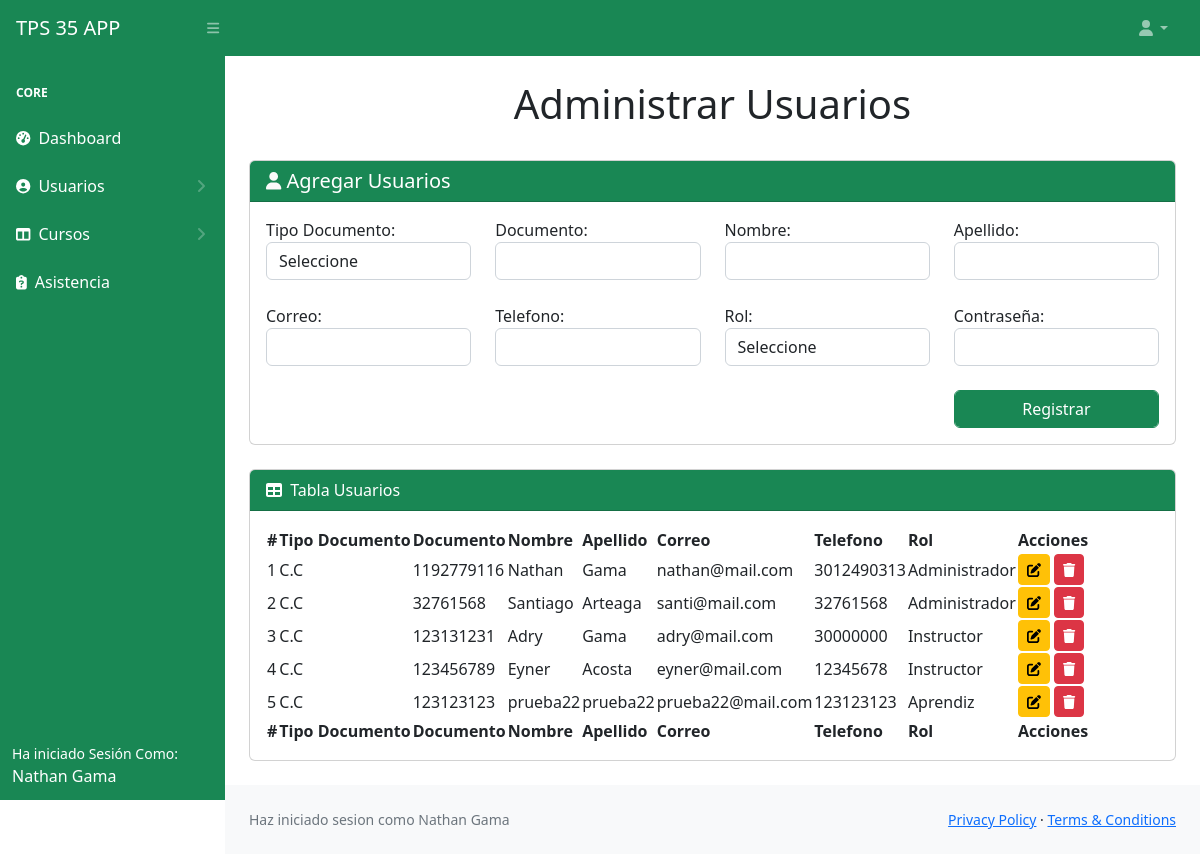
Page /administrador/administrar_usuarios.php (signed in) on the committed database.
### tables this page shows
CREATE TABLE `personas` (
  `id` int(11) NOT NULL,
  `tipo_documento` int(11) NOT NULL,
  `documento` bigint(20) NOT NULL,
  `nombre` varchar(30) NOT NULL,
  `apellido` varchar(30) NOT NULL,
  `correo` varchar(30) NOT NULL,
  `telefono` bigint(20) NOT NULL,
  `rol` int(11) NOT NULL,
  `pass` varchar(100) NOT NULL
);

CREATE TABLE `sub_items` (
  `id` int(11) NOT NULL,
  `id_items` int(11) NOT NULL,
  `descripcion` varchar(100) NOT NULL
);

### administrador/administrar_usuarios.php (the view, shortened to what this page needs)
<!DOCTYPE html>
<html lang="en">
<head>
    <link href="css/styles.css" rel="stylesheet" />
</head>
<body class="sb-nav-fixed">
    <?php
    include('comunes/navbar.php');
    include('./back/connection.php');
    ?>
    <div id="layoutSidenav">
        <div id="layoutSidenav_nav">
            <?php
            include('comunes/sidebar.php');
            ?>
        </div>
        <div id="layoutSidenav_content">
            <main>
                <div class="container-fluid px-4">
                    <h1 class="mt-4 text-center">Administrar Usuarios</h1>
                    <br>
                    <div class="card">
                        <h5 class="card-header bg-success text-white"><i class="fa-solid fa-user fa-sm" style="color: #fafafa;"></i>&nbsp;Agregar Usuarios</h5>
                        <div class="card-body">
                            <form action="./back/register_users.php" method="POST">
                                <div class="row">
                                    <div class="col-lg-3">
                                        <div class="form-group">
                                            <label for="">Tipo Documento:</label>
                                            <select class="form-control" name="tipo_documento">
                                                <option value="" hidden>Seleccione</option>
                                            </select>
                                        </div>
                                    </div>
                                    <div class="col-lg-3">
                                        <div class="form-group">
                                            <label for="">Documento:</label>
                                            <input type="number" class="form-control" name="documento">
                                        </div>
                                    </div>
                                    <div class="col-lg-3">
                                        <div class="form-group">
                                            <label for="">Nombre:</label>
                                            <input type="text" class="form-control" name="nombres">
                                        </div>
                                    </div>
                                    <div class="col-lg-3">
                                        <div class="form-group">
                                            <label for="">Apellido:</label>
                                            <input type="text" class="form-control" name="apellidos">
                                        </div>
                                    </div>
                                    <div class="col-lg-3">
                                        <br>
                                        <div class="form-group">
                                            <label for="">Correo:</label>
                                            <input type="email" class="form-control" name="correo">
                                        </div>
                                    </div>
                                    <div class="col-lg-3">
                                        <div class="form-group">
                                            <br>
                                            <label for="">Telefono:</label>
                                            <input type="number" class="form-control" name="telefono">
                                        </div>
                                    </div>
                                    <div class="col-lg-3">
                                        <br>
                                        <div class="form-group">
                                            <label for="">Rol:</label>
                                            <select class="form-control" name="rol">
                                                <option value="" hidden>Seleccione</option>
                                            </select>
                                        </div>
                                    </div>
                                    <div class="col-lg-3">
                                        <div class="form-group">
                                            <br>
                                            <label for="">Contraseña:</label>
                                            <input type="password" class="form-control" name="userPassword">
                                        </div>
                                    </div>
                                    <div class="col-lg-9">
                                    </div>
                                    <div class="col-lg-3">
                                        <div class="form-group ms-auto"><br>
                                            <input type="submit" class="btn btn-success form-control" value="Registrar"
                                                name="registrarse">
                                        </div>
                                    </div>
                                </div>
                            </form>
                        </div>
                    </div>
                    <br>
                    <div class="card mb-4">
                        <div class="card-header bg-success text-white">
                            <i class="fas fa-table me-1"></i>
                            Tabla Usuarios
                        </div>
                        <div class="card-body">
                            <table id="datatablesSimple">
                                <thead>
                                    <tr>
                                        <th>#</th>
                                        <th>Tipo Documento</th>
                                        <th>Documento</th>
                                        <th>Nombre</th>
                                        <th>Apellido</th>
                                        <th>Correo</th>
                                        <th>Telefono</th>
                                        <th>Rol</th>
                                        <th>Acciones</th>
                                    </tr>
                                </thead>
                                <tfoot>
                                    <tr>
                                        <th>#</th>
                                        <th>Tipo Documento</th>
                                        <th>Documento</th>
                                        <th>Nombre</th>
                                        <th>Apellido</th>
                                        <th>Correo</th>
                                        <th>Telefono</th>
                                        <th>Rol</th>
                                        <th>Acciones</th>
                                    </tr>
                                </tfoot>
                                <tbody>
                                    <?php
                                    $searchUsers = "SELECT personas.id, tipo_doc.descripcion AS tipo_documento, documento, nombre, apellido,correo,telefono, rol.descripcion as rol FROM personas
                                    INNER JOIN sub_items tipo_doc ON personas.tipo_documento = tipo_doc.id
                                    INNER JOIN sub_items rol ON personas.rol = rol.id
                                    WHERE rol.id_items = 1 AND tipo_doc.id_items  = 2;";
                                    $queryRegister = mysqli_query($conn, $searchUsers);
                                    $count = 0; while($row = mysqli_fetch_array($queryRegister)){$count++; ?>
                                    <tr>
                                        <td><?php echo $count;?></td>
                                        <td><?php echo $row['tipo_documento'] ?></td>
                                        <td><?php echo $row['documento'] ?></td>
                                        <td><?php echo $row['nombre'] ?></td>
                                        <td><?php echo $row['apellido'] ?></td>
                                        <td><?php echo $row['correo'] ?></td>
                                        <td><?php echo $row['telefono'] ?></td>
                                        <td><?php echo $row['rol'] ?></td>
                                        <td>
                                            <button class="btn btn-warning btn-sm " data-id="<?php echo $row['id']; ?>" data-bs-toggle="modal" data-bs-target="#updateUser"><i class="fa-solid fa-pen-to-square"></i></button></a>
                                            <button class="btn btn-danger btn-sm " data-id="<?php echo $row['id']; ?>" data-bs-toggle="modal" data-bs-target="#deleteUser"><i class="fa-solid fa-trash"></i></button>
                                        </td>
                                    </tr>
                                    <?php } ?>
                                </tbody>
                            </table>
                        </div>
                    </div>
                </div>
                <?php
                include('comunes/footer.php');
                ?>
        </div>
    </div>
</body>
</html>

### administrador/comunes/navbar.php (shortened to what this page needs)
<nav class="sb-topnav navbar navbar-expand navbar-dark bg-success">
    <a class="navbar-brand ps-3" href="index_1.php">TPS 35 APP</a>
    <button class="btn btn-link btn-sm order-1 order-lg-0 me-4 me-lg-0" id="sidebarToggle" href="#!"><i class="fas fa-bars"></i></button>
    <ul class="navbar-nav ms-auto ms-md-0 me-lg-4">
        <li class="nav-item dropdown">
            <a class="nav-link dropdown-toggle" id="navbarDropdown" href="#" role="button" data-bs-toggle="dropdown" aria-expanded="false"><i class="fas fa-user fa-fw"></i></a>
        </li>
    </ul>
</nav>

### administrador/comunes/sidebar.php (shortened to what this page needs)
<nav class="sb-sidenav accordion sb-sidenav-dark" id="sidenavAccordion">
    <div class="sb-sidenav-menu bg-success">
        <div class="nav">
            <div class="sb-sidenav-menu-heading text-white">Core</div>
            <a class="nav-link text-white" href="index_1.php">
                <div class="sb-nav-link-icon text-white"><i class="fas fa-tachometer-alt"></i></div>
                Dashboard
            </a>
            <a class="nav-link collapsed text-white" href="#" data-bs-toggle="collapse" data-bs-target="#collapseUsers" aria-expanded="false" aria-controls="collapseUsers">
                <div class="sb-nav-link-icon text-white"><i class="fa-solid fa-circle-user"></i></div>
                Usuarios
                <div class="sb-sidenav-collapse-arrow"><i class="fas fa-angle-down"></i></div>
            </a>
            <a class="nav-link collapsed text-white" href="#" data-bs-toggle="collapse" data-bs-target="#collapseLayouts" aria-expanded="false" aria-controls="collapseLayouts">
                <div class="sb-nav-link-icon text-white"><i class="fas fa-columns"></i></div>
                Cursos
                <div class="sb-sidenav-collapse-arrow"><i class="fas fa-angle-down"></i></div>
            </a>
            <a class="nav-link text-white" href="asistencia.php">
                <div class="sb-nav-link-icon text-white"><i class="fa-solid fa-clipboard-question"></i></div>
                Asistencia
            </a>
        </div>
    </div>
    <div class="sb-sidenav-footer bg-success text-white">
        <div class="small">Ha iniciado Sesi&oacute;n Como:</div>
        <?php echo $_SESSION["usuario"]; ?>
    </div>
</nav>

### administrador/comunes/footer.php
<footer class="py-4 bg-light mt-auto">
    <div class="container-fluid px-4">
        <div class="d-flex align-items-center justify-content-between small">
            <?php echo '<div class="text-muted">Haz iniciado sesion como ' . $_SESSION["usuario"] . '</div>' ?>
            <div>
                <a href="#">Privacy Policy</a>
                &middot;
                <a href="#">Terms &amp; Conditions</a>
            </div>
        </div>
    </div>
</footer>

### rows in the picture
personas: tipo_documento.descripcion "C.C", documento "1192779116", nombre "Nathan", apellido "Gama", correo "nathan@mail.com", telefono "3012490313", rol.descripcion "Administrador"
personas: tipo_documento.descripcion "C.C", documento "32761568", nombre "Santiago", apellido "Arteaga", correo "santi@mail.com", telefono "32761568", rol.descripcion "Administrador"
personas: tipo_documento.descripcion "C.C", documento "123131231", nombre "Adry", apellido "Gama", correo "adry@mail.com", telefono "30000000", rol.descripcion "Instructor"
personas: tipo_documento.descripcion "C.C", documento "123456789", nombre "Eyner", apellido "Acosta", correo "eyner@mail.com", telefono "12345678", rol.descripcion "Instructor"
personas: tipo_documento.descripcion "C.C", documento "123123123", nombre "prueba22", apellido "prueba22", correo "prueba22@mail.com", telefono "123123123", rol.descripcion "Aprendiz"

### other values in the picture
$_SESSION["usuario"] "Nathan Gama"
